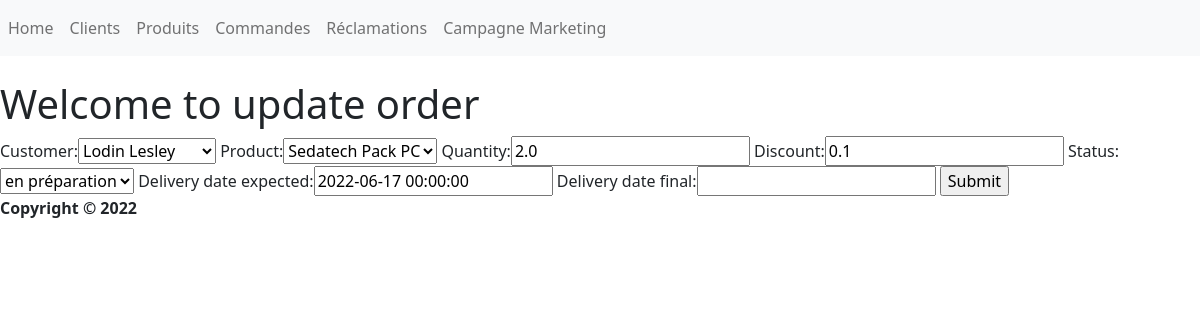
/Commandes_mise_à_jour/1, run on the app's committed database.
### Main/models.py (models this page shows, shortened)
class Order(models.Model):
    STATUS_CHOICES=(('en préparation','en préparation'),('expédié','expédié'),('livré','livré'),('retour client','retour client'))
    customer=models.ForeignKey(Customer,null=True, on_delete=models.SET_NULL)
    product=models.ForeignKey(Product,null=True, on_delete=models.SET_NULL)
    quantity=models.FloatField(null=True)
    discount=models.FloatField(blank=True,null=True)
    date_created=models.DateTimeField(auto_now_add=True, null=True)
    status=models.CharField(max_length=255, null=True,default='en préparation',choices=STATUS_CHOICES)
    Delivery_date_expected=models.DateTimeField(null=True)
    Delivery_date_final=models.DateTimeField(blank=True, null=True)

### Main/forms.py
class OrderForm(ModelForm):
    class Meta():
        model = Order
        fields='__all__'

### Main/models.py (called while the page is built)
    def __str__(self):
        return self.name

    def __str__(self):
        return self.name

### Main/views.py (called while the page is built)
def update_order(request,pk):
    my_order=Order.objects.get(id=pk)
    if request.method == 'POST':
        my_form=OrderForm(request.POST,instance=my_order)
        if my_form.is_valid():
            my_form.save()
            return redirect('/Commandes/')
    my_form= OrderForm(instance=my_order)
    context={'order':my_order,'form':my_form}
    return render(request, 'Main/order_update.html',context)

### Main/Templates/Main/order_update.html (shortened to what this page needs)
{% extends "main/base.html" %}
{% block content %}
    <header>
        <h1> Welcome to update order </h1>
    </header>
    <form method="POST">
        {{form}}
        <input type="submit" name="Update Order">
    </form>
{% endblock content %}

### data on the page
Order: customer "Lodin Lesley", product "Sedatech Pack PC", quantity "2.0", discount "0.1", status "en préparation", Delivery_date_expected "2022-06-17 00:00:00"
